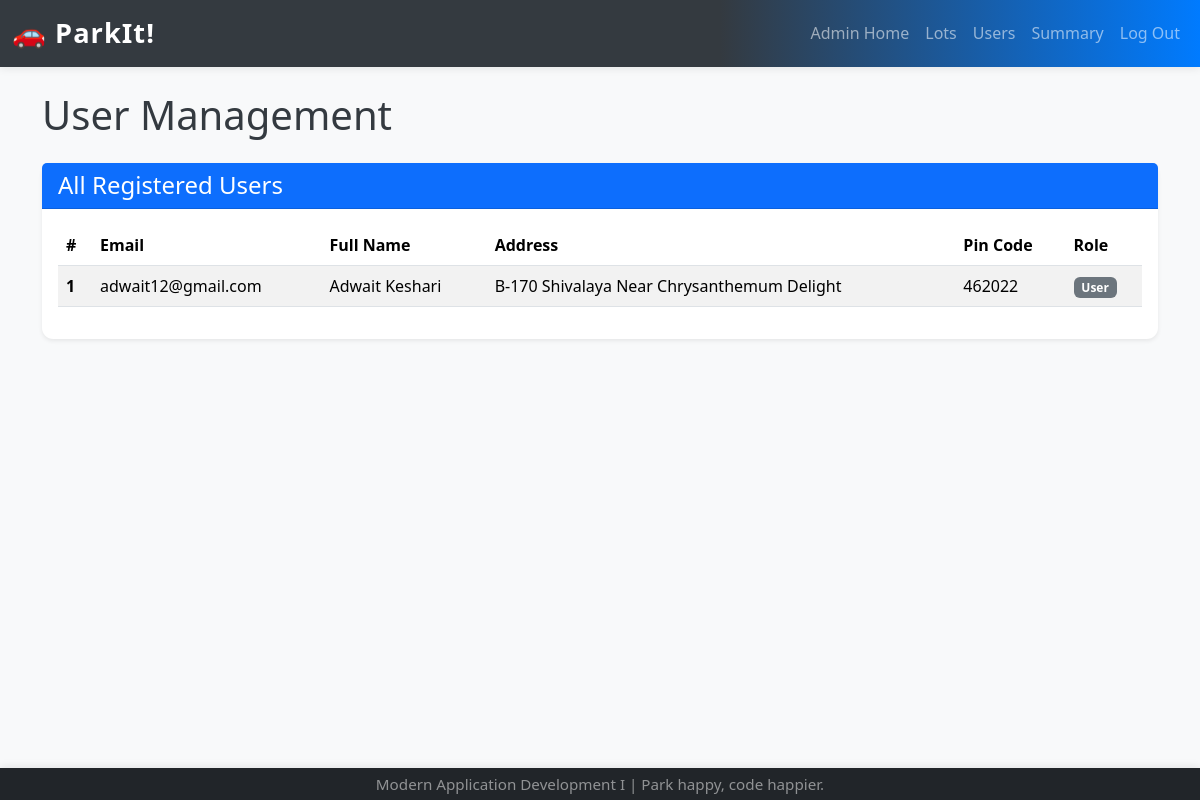
Page /admin_users (signed in) on the earlier database version.
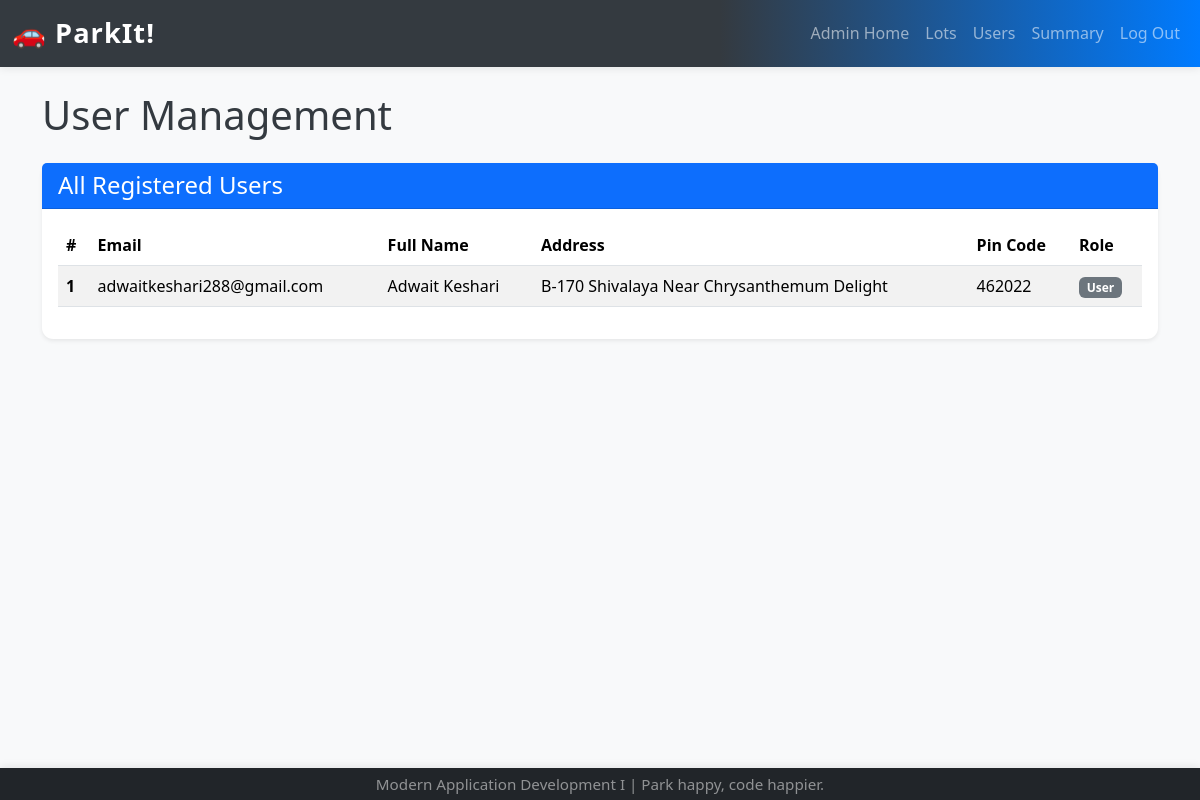
Same page on the later database version.
### app.py (models this page shows)
class User(db.Model):
    __tablename__ = "users"
    id = db.Column(db.Integer, primary_key=True)
    email_id = db.Column(db.String(120), unique=True, nullable=False)
    password = db.Column(db.String(120), nullable=False)
    full_name = db.Column(db.String(120), nullable=False)
    address = db.Column(db.String(200), nullable=False)
    pin_code = db.Column(db.String(10), nullable=False)
    role = db.Column(db.String(20), nullable=False, default="user")
    reserved_spots = db.relationship("ReservedSpot", back_populates="user", cascade="all, delete-orphan")

### app.py (the view)
@app.route("/admin_users")
def admin_users():
    if "admin_logged_in" not in session:
        flash("Please log in to see the admin dashboard.", "danger")
        return redirect(url_for("admin_login"))
    users = db.session.query(User).filter_by(role="user").all()
    return render_template("admin_users.html", users=users)

### templates/admin_users.html (shortened to what this page needs)
{% extends "base.html" %}
{% block content %}
    <h1 class="mb-4">User Management</h1>
    <div class="card shadow-sm">
        <div class="card-header bg-primary text-white">
            <h4 class="mb-0">All Registered Users</h4>
        </div>
        <div class="card-body">
            {% if users %}
                <div class="table-responsive">
                    <table class="table table-striped table-hover">
                        <thead>
                            <tr>
                                <th scope="col">#</th>
                                <th scope="col">Email</th>
                                <th scope="col">Full Name</th>
                                <th scope="col">Address</th>
                                <th scope="col">Pin Code</th>
                                <th scope="col">Role</th>
                            </tr>
                        </thead>
                        <tbody>
                            {% for user in users %}
                            <tr>
                                <th scope="row">{{ loop.index }}</th>
                                <td>{{ user.email_id }}</td>
                                <td>{{ user.full_name }}</td>
                                <td>{{ user.address }}</td>
                                <td>{{ user.pin_code }}</td>
                                <td><span class="badge bg-secondary">{{ user.role.capitalize() }}</span></td>
                            </tr>
                            {% endfor %}
                        </tbody>
                    </table>
                </div>
            {% else %}
                <p class="text-center">No users registered yet.</p>
            {% endif %}
        </div>
    </div>
{% endblock %}

Differences in the rows shown:
changed User "Adwait Keshari": email_id "adwait12@gmail.com" → "adwaitkeshari288@gmail.com"
